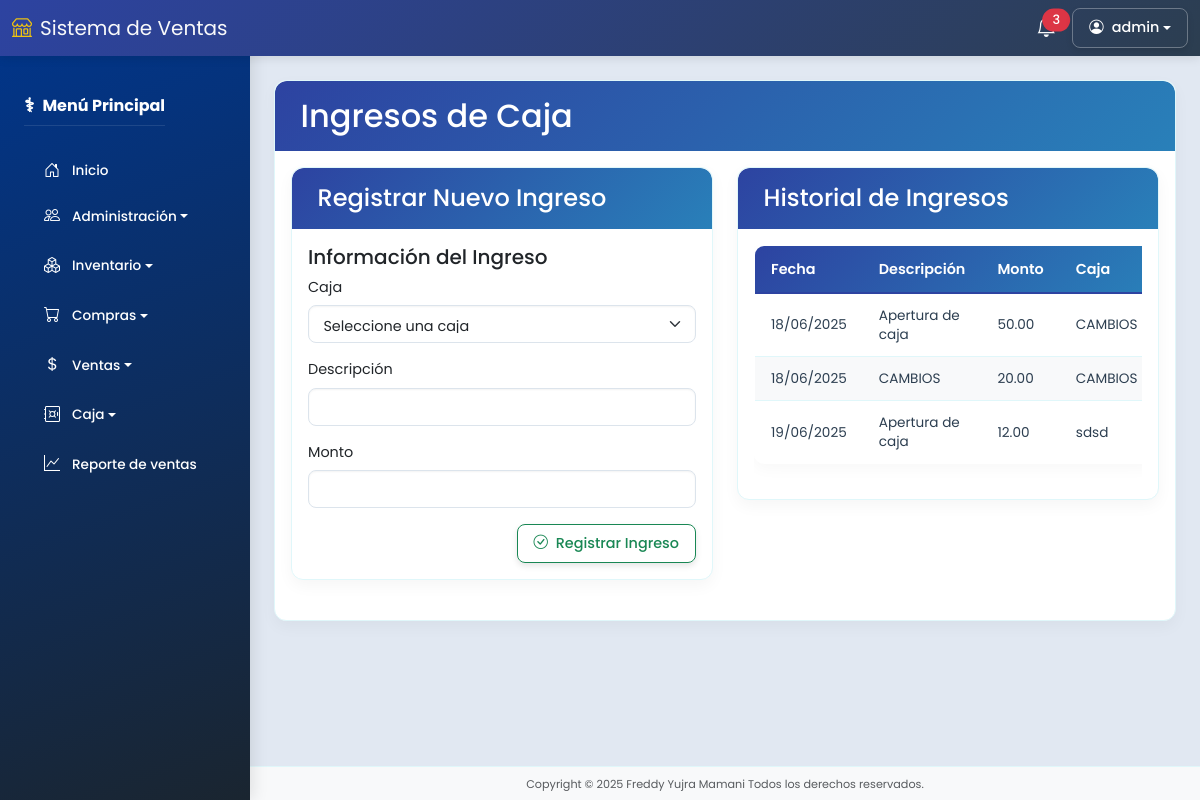
The app's page /movimientos/ingresos (signed in) with its own data.
### models/usuario_model.py (models this page shows, shortened)
class Usuario(db.Model):
    __tablename__ = "usuarios"
    id = db.Column(db.Integer, primary_key=True)
    imagen = db.Column(db.String(255), nullable=True)
    nombres = db.Column(db.String(255), nullable=False)
    apellidos = db.Column(db.String(150), nullable=False)
    carnet = db.Column(db.String(15), nullable=False)
    nacimiento = db.Column(db.Date, nullable=False)
    telefono = db.Column(db.String(15), nullable=False)
    email = db.Column(db.String(255), nullable=False, unique=True)
    usuario = db.Column(db.String(150), nullable=False, unique=True)
    password = db.Column(db.String(255), nullable=False)
    remember_token = db.Column(db.String(100), nullable=True)
    created_at = db.Column(db.DateTime, default=datetime.utcnow)
    updated_at = db.Column(db.DateTime, default=datetime.utcnow, onupdate=datetime.utcnow)
    deleted_at = db.Column(db.DateTime, nullable=True)
    rol_id = db.Column(db.Integer, db.ForeignKey('roles.id'))
    rol = db.relationship('Rol', backref='usuarios')
    @property
    def is_authenticated(self):
        return True
    def is_admin(self):
        return self.rol and self.rol.name == 'Administrador'

### models/movimiento_caja_model.py (models this page shows, shortened)
class MovimientoCaja(db.Model):
    __tablename__ = "cajas_movimientos"
    TIPOS = ['ingreso', 'egreso']
    id = db.Column(db.Integer, primary_key=True)
    caja_id = db.Column(db.Integer, db.ForeignKey('cajas.id'), nullable=False)
    usuario_id = db.Column(db.Integer, db.ForeignKey('usuarios.id'))
    tipo = db.Column(db.String(20), nullable=False)
    monto = db.Column(db.DECIMAL(10, 2), nullable=False)
    fecha = db.Column(db.Date, default=datetime.utcnow().date())
    descripcion = db.Column(db.String(255))
    created_at = db.Column(db.DateTime, default=datetime.utcnow)
    updated_at = db.Column(db.DateTime, default=datetime.utcnow, onupdate=datetime.utcnow)
    deleted_at = db.Column(db.DateTime)
    usuario = db.relationship('Usuario')
    @staticmethod
    def get_by_tipo(tipo):
        return MovimientoCaja.query.filter_by(tipo=tipo, deleted_at=None).all()

### models/caja_model.py (models this page shows, shortened)
class Caja(db.Model):
    __tablename__ = "cajas"
    id = db.Column(db.Integer, primary_key=True)
    usuario_id = db.Column(db.Integer, db.ForeignKey('usuarios.id'), nullable=False)
    descripcion = db.Column(db.String(255), nullable=False)
    fecha_apertura = db.Column(db.Date, default=datetime.utcnow)
    fecha_cierre = db.Column(db.Date)
    monto_apertura = db.Column(db.DECIMAL(10, 2), default=0.0)
    monto_cierre = db.Column(db.DECIMAL(10, 2))
    created_at = db.Column(db.DateTime, default=datetime.utcnow)
    updated_at = db.Column(db.DateTime, default=datetime.utcnow, onupdate=datetime.utcnow)
    deleted_at = db.Column(db.DateTime)
    usuario = db.relationship('Usuario')
    movimientos = db.relationship('MovimientoCaja', backref='caja')
    @staticmethod
    def get_abiertas():
        return Caja.query.filter_by(fecha_cierre=None, deleted_at=None).all()

### controllers/movimiento_controller.py (the view, shortened to what this page needs)
@movimiento_bp.route('/ingresos', methods=['GET', 'POST'])
@permission_required('registrar_ingresos')  # Permiso para registrar ingresos
def ingresos():
    cajas = Caja.get_abiertas()
    ingresos = MovimientoCaja.get_by_tipo('ingreso')
    return render_template('movimientos/ingresos.html', cajas=cajas, ingresos=ingresos)

### run.py (called while the page is built)
@login_manager.user_loader
def load_user(user_id):
    return Usuario.query.get(int(user_id))

@app.context_processor
def inject_active_path():
    def is_active(path):
        return 'active' if request.path.startswith(path) else ''
    return dict(is_active=is_active)

### templates/movimientos/ingresos.html (shortened to what this page needs)
{% extends "base.html" %}
{% block content %}
<div class="card">
  <div class="card-header-unified bg-success text-white">
    <h2 class="mb-0">Ingresos de Caja</h2>
  </div>
  <div class="card-body">
    <div class="row">
      <div class="col-md-6">
        <div class="card mb-4">
          <div class="card-header-unified bg-light">
            <h4 class="mb-0">Registrar Nuevo Ingreso</h4>
          </div>
          <div class="card-body">
            <form method="POST" action="{{ url_for('movimiento.ingresos') }}" class="form-unified">
              <div class="form-section mb-3">
                <h5>Información del Ingreso</h5>
                <div class="mb-3">
                  <label class="form-label">Caja</label>
                  <select class="form-select" name="caja_id" required>
                    <option value="" disabled selected>Seleccione una caja</option>
                  </select>
                </div>
                <div class="mb-3">
                  <label class="form-label">Descripción</label>
                  <input type="text" class="form-control" name="descripcion" required>
                </div>
                <div class="mb-3">
                  <label class="form-label">Monto</label>
                  <input type="number" step="0.01" min="0.01" class="form-control" name="monto" required>
                </div>
              </div>
              <div class="d-flex justify-content-end">
                <button type="submit" class="btn btn-outline-success">
                  <i class="bi bi-check-circle me-1"></i> Registrar Ingreso
                </button>
              </div>
            </form>
          </div>
        </div>
      </div>
      <div class="col-md-6">
        <div class="card">
          <div class="card-header-unified bg-light">
            <h4 class="mb-0">Historial de Ingresos</h4>
          </div>
          <div class="card-body">
            <div class="table-responsive">
              <table class="table-unified">
                <thead>
                  <tr>
                    <th>Fecha</th>
                    <th>Descripción</th>
                    <th>Monto</th>
                    <th>Caja</th>
                  </tr>
                </thead>
                <tbody>
                  {% for ingreso in ingresos %}
                  <tr>
                    <td>{{ ingreso.fecha.strftime('%d/%m/%Y') }}</td>
                    <td>{{ ingreso.descripcion }}</td>
                    <td>{{ "{:,.2f}".format(ingreso.monto) }}</td>
                    <td>{{ ingreso.caja.descripcion }}</td>
                  </tr>
                  {% else %}
                  <tr>
                    <td colspan="4" class="text-center">No hay ingresos registrados</td>
                  </tr>
                  {% endfor %}
                </tbody>
              </table>
            </div>
          </div>
        </div>
      </div>
    </div>
  </div>
</div>
{% endblock %}

### templates/base.html (shortened to what this page needs)
<!DOCTYPE html>
<html lang="es" class="h-100">
<head>
  <link href="https://cdn.jsdelivr.net/npm/bootstrap@5.3.0/dist/css/bootstrap.min.css" rel="stylesheet" />
  <link rel="stylesheet" href="https://cdn.jsdelivr.net/npm/bootstrap-icons@1.10.0/font/bootstrap-icons.css" />
  <link rel="stylesheet" href="{{ url_for('static', filename='css/style.css') }}" />
</head>
<body class="d-flex flex-column">
  <nav class="navbar navbar-expand-lg fixed-top navbar-top">
    <div class="container-fluid">
      <a class="navbar-brand" href="{{ url_for('dashboard.index') }}">
        <i class="bi bi-shop me-2"></i>Sistema de Ventas
      </a>
      <div class="d-flex align-items-center ms-auto">
        <div class="dropdown me-3">
          <a href="#" class="position-relative text-white" data-bs-toggle="dropdown">
            <span class="position-absolute top-0 start-100 translate-middle badge rounded-pill bg-danger">
              3
            </span>
          </a>
        </div>
        <div class="dropdown">
          <button class="btn btn-custom-light dropdown-toggle d-flex align-items-center" type="button"
            data-bs-toggle="dropdown">
            <i class="bi bi-person-circle me-2"></i>
            <span>{{ current_user.usuario if current_user.is_authenticated else 'Invitado' }}</span>
          </button>
        </div>
      </div>
    </div>
  </nav>
  <div class="d-flex main-container overflow-hidden">
    <nav class="sidebar bg-dark text-white position-fixed" id="mainSidebar">
      <div class="p-4">
        <div class="d-flex justify-content-between align-items-center mb-4">
          <h5 class="fw-bold mb-0">Menú Principal</h5>
        </div>
        <a href="{{ url_for('dashboard.index') }}" class="sidebar-item text-white">
          <i class="bi bi-house-door me-2"></i> Inicio
        </a>
        <div class="mb-2">
          <button class="sidebar-item dropdown-toggle w-100 text-start text-white bg-transparent border-0" type="button"
            data-bs-toggle="collapse" data-bs-target="#adminSubmenu" aria-expanded="false">
            <i class="bi bi-people me-2"></i> Administración
          </button>
        </div>
        <div class="mb-2">
          <button class="sidebar-item dropdown-toggle w-100 text-start text-white bg-transparent border-0" type="button"
            data-bs-toggle="collapse" data-bs-target="#inventarioSubmenu" aria-expanded="false">
            <i class="bi bi-boxes me-2"></i> Inventario
          </button>
        </div>
        <div class="mb-2">
          <button class="sidebar-item dropdown-toggle w-100 text-start text-white bg-transparent border-0" type="button"
            data-bs-toggle="collapse" data-bs-target="#comprasSubmenu" aria-expanded="false">
            <i class="bi bi-cart me-2"></i> Compras
          </button>
        </div>
        <div class="mb-2">
          <button class="sidebar-item dropdown-toggle w-100 text-start text-white bg-transparent border-0" type="button"
            data-bs-toggle="collapse" data-bs-target="#ventasSubmenu" aria-expanded="false">
            <i class="bi bi-currency-dollar me-2"></i> Ventas
          </button>
        </div>
        <div class="mb-2">
          <button class="sidebar-item dropdown-toggle w-100 text-start text-white bg-transparent border-0" type="button"
            data-bs-toggle="collapse" data-bs-target="#cajaSubmenu" aria-expanded="false">
            <i class="bi bi-safe me-2"></i> Caja
          </button>
        </div>
        <a href="{{ url_for('reporte.reporte_ventas') }}" class="sidebar-item text-white">
          <i class="bi bi-graph-up me-2"></i> Reporte de ventas
        </a>
      </div>
    </nav>
    <div class="flex-grow-1 d-flex flex-column overflow-hidden">
      <main class="main-content flex-grow-1 p-4 overflow-auto">
        {% block content %}{% endblock %}
      </main>
      <footer class="footer bg-light text-center py-2">
        <small class="text-muted">Copyright © 2025 Freddy Yujra Mamani Todos los derechos reservados.</small>
      </footer>
    </div>
  </div>
</body>
</html>

### static/css/style.css (style rules this page uses)
:root { --primary-color: #2D43A1; --secondary-color: #2ecc71; --accent-color: #f1c40f; --light-color: #f8f9fa; --dark-color: #2c3e50; --light-blue: #e1f5fe; --light-green: #e8f5e9; --sidebar-bg: #00368E; --sidebar-hover: #003FA5; --navbar-gradient-start: #2980b9; --navbar-gradient-end: #2c3e50; --table-border: #e0f7fa; --table-row-even: #f8f9fa; --table-row-hover: #e3f2fd; }
body { font-family: 'Poppins', sans-serif; background-color: var(--light-color); color: #333; margin: 0; padding: 0; height: 100%; font-size: 0.9rem; line-height: 1.4; }
.main-container { height: calc(100vh - 56px); margin-top: 56px; }
.navbar-top { z-index: 1050; background-color: #2946b8; }
.navbar-top { background: linear-gradient(135deg, var(--primary-color), var(--dark-color)) !important; box-shadow: 0 2px 10px rgba(0, 0, 0, 0.1); }
.navbar-brand, .navbar-top .text-white, .navbar-top .btn-outline-light { color: var(--light-color) !important; }
.navbar-brand i { color: var(--accent-color) !important; }
.btn-custom-light { background-color: transparent; color: white; border: 1px solid rgba(255, 255, 255, 0.3); padding: 0.375rem 0.75rem; border-radius: 0.25rem; transition: all 0.3s ease; font-weight: 500; }
.sidebar { width: 250px; min-height: 100vh; position: fixed; top: 0; left: 0; background: linear-gradient(160deg, var(--sidebar-bg), #1a2530); z-index: 1030; padding-top: 70px; transition: left 0.3s ease; box-shadow: 3px 0 15px rgba(0, 0, 0, 0.1); }
.sidebar h5 { color: #fff; border-bottom: 1px solid rgba(255, 255, 255, 0.1); padding-bottom: 8px; margin-bottom: 10px; display: flex; align-items: center; font-size: 1rem; }
.sidebar h5:before { content: "⚕"; margin-right: 8px; font-size: 1.2rem; }
.sidebar-item, .sidebar-subitem { display: flex; align-items: center; padding: 0.6rem 1rem; color: #e0f7fa; font-weight: 500; text-decoration: none; transition: all 0.3s ease; border-radius: 6px; margin: 4px 0; font-size: 0.85rem; }
.sidebar-item i, .sidebar-subitem i { width: 24px; text-align: center; margin-right: 10px; font-size: 1rem; }
.main-content { margin-left: 250px; padding-top: 130px; padding-left: 1.6rem; padding-right: 1.6rem; min-height: calc(100vh - 90px); background-color: #E1E8F2; }
.footer { background-color: #f8f9fc; margin-left: 250px; text-align: center; padding: 0.5rem; font-size: 0.8rem; transition: margin-left 0.3s ease; border-top: 1px solid #e0f7fa; color: #7f8c8d; }
.table-unified { border-radius: 10px; overflow: hidden; background: #fff; box-shadow: 0 5px 15px rgba(0, 0, 0, 0.03); margin-bottom: 1.2rem; border: 1px solid var(--table-border); font-size: 0.85rem; }
.table-unified thead { background: linear-gradient(135deg, var(--primary-color), #2980b9); color: white; }
.table-unified th { font-weight: 600; padding: 0.8rem 1rem; vertical-align: middle; border-bottom: 2px solid var(--primary-color); font-size: 0.9rem; }
.table-unified td { padding: 0.75rem 1rem; vertical-align: middle; color: #2c3e50; border-top: 1px solid var(--table-border); border-bottom: 1px solid var(--table-border); }
.table-unified tr:nth-child(even) { background-color: var(--table-row-even); }
.form-unified .form-control, .form-unified .form-select { border-radius: 8px; border: 1px solid #dce4ec; padding: 0.6rem 0.9rem; transition: all 0.3s; background-color: #fff; box-shadow: inset 0 1px 2px rgba(0, 0, 0, 0.05); font-size: 0.9rem; height: 38px; }
.card { border-radius: 12px; box-shadow: 0 6px 16px rgba(0, 0, 0, 0.04); border: none; margin-bottom: 1.2rem; overflow: hidden; background-color: white; border: 1px solid #e0f7fa; }
.card-header-unified { background: linear-gradient(135deg, var(--primary-color), #2980b9); color: white; border-radius: 12px 12px 0 0 !important; padding: 1rem 1.6rem; }
.btn { transition: all 0.3s ease; box-shadow: 0 3px 6px rgba(0, 0, 0, 0.1); font-weight: 500; font-size: 0.9rem; padding: 0.5rem 1rem; border-radius: 8px; }
.badge { padding: 5px 10px; border-radius: 20px; font-size: 0.8rem; font-weight: 500; }

### records on screen
Usuario: usuario "admin"
MovimientoCaja: fecha "18/06/2025", descripcion "Apertura de caja", monto "50.00", caja.descripcion "CAMBIOS"
MovimientoCaja: fecha "18/06/2025", descripcion "CAMBIOS", monto "20.00", caja.descripcion "CAMBIOS"
MovimientoCaja: fecha "19/06/2025", descripcion "Apertura de caja", monto "12.00", caja.descripcion "sdsd"
